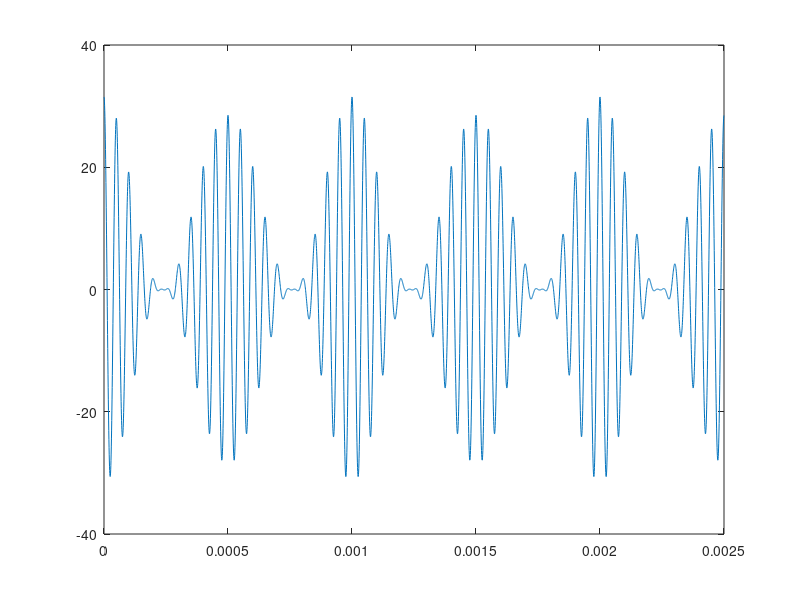

This chart was generated by the following MATLAB code: (Note: this script raises an error after producing the figure.)
%%Lab 2

%Question 1a

%%

t=0:0.0000001:0.002;


m=3*cos(2*pi*1000*t);

c=10*cos(2*pi*20000*t);

k=0.2;

offset=1;



s=(m.*k+offset).*c;


plot(t,m,t,s)


%%

%Q 1b

t=0:0.0000001:0.002;


m=3*cos(2*pi*1000*t);

c=10*cos(2*pi*20000*t);

k=0.1;

offset=1;



s=(m.*k+offset).*c;


plot(t,m,t,s)

%The ammplitude of s(t) increases as k decreases

%Q 1c

%%

%yes , it is a time invariant system because

%s(t-t0)=(m(t-t0)*k +offset)*c(t-t0))

%%

%Q 1d


t=0:0.0000006:0.0025;

x1=3*cos(2*pi*3000*t);

k1=0.2;

offset=1;

c1=5*cos(2*pi*20000*t);

x2=5*cos(2*pi*2000*t);

k2=0.3;

c2=10*cos(2*pi*20000*t);


s=((x1.*k+offset).*c1)+(x2.*k2+offset).*c2


plot(t,s)

%the output signal is different in that the frequency increased overall

%with two signals added to each other with different frequencies.



%%
%Question 2
tspan=[0:0.1:15];
y0=[1];%current =1 A for zero input response

[t,y]=ode23('myfunc1',tspan,y0);

plot(t,y)
xlabel('time');
ylabel('Zero Input response y(t)');

%%
%Question 2b
tspan=[0:0.1:15];
y0=[1];%current =1 A for zero input response
y1=[0.5 0];
yconv=conv(y0,y1);


[t,y]=ode23('myfunc1',tspan,yconv);

plot(t,y)
xlabel('time');
ylabel('Output response y(t)');
%%
%Question 3 i
tspan=[0:0.1:15];
y0=[0];%current =0 A for zero input response


[t,y]=ode23('myfunc2',tspan,y0);

plot(t,y)
xlabel('time');
ylabel('Zero Unput response y(t)');
%%
%Question 3 ii
tspan=[0:0.1:15];
y0=[0];%current =0 A for zero input response and 5 A flowing through
y1=t*exp(-t);
yconv=conv(y0,y1);


[t,y]=ode23('myfunc2',tspan,yconv);

plot(t,y)
xlabel('time');
ylabel('Output response y(t)');
%%
%Questoin 3 iii
tspan=[0:0.1:15];
y0=[2];%current =2 A 
y1=1.5*cos(pi.*t);
yconv=conv(y0,y1);
[t,y]=ode23('myfunc2',tspan,yconv);

plot(t,y)
xlabel('time');
ylabel('Output response y(t)');
%%
%Question 4 i


tspan=[0:0.1:15];
y0=[0]%
y1=[8]%1st derrivative
[t,y]=ode23('myfunc3',tspan,y1);

plot(t,y)
xlabel('time');
ylabel('Zero input response y(t)');
%%
%Question 4 ii
tspan=[0:0.1:15]
y0=[2]
y1=sin(pi.*tspan)-cos(pi.*tspan);
yconv=conv(y0,y1);
[t,y]=ode23('myfunc3',tspan,yconv);

plot(t,y)
xlabel('time');
ylabel('Output response y(t)');
%%
% Question 5


tspan=[0:0.1:15]
y0=[2]
y1=sin(pi.*tspan)-cos(pi.*tspan);
yconv=conv(y0,y1);
[t,y]=ode23('myfunc4',tspan,yconv);

plot(t,y)
xlabel('time');
ylabel('Output response y(t)');
